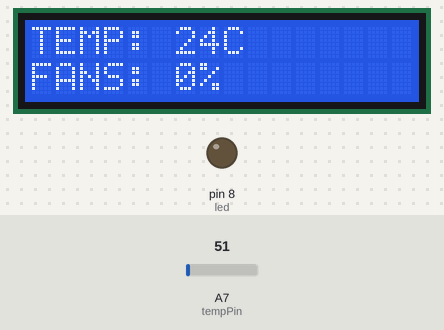
Simulated run of this sketch. Board: Arduino Nano, built with avr-gcc and run on an emulated ATmega328P. On the bench: 16×2 character LCD, output pins drawn as LEDs (lit = HIGH). The inputs (shaded band) are chosen by the test bench; at power-on: A7 (tempPin) = 51. Pins used as bus, display or sensor lines are not drawn.

Above: at 1.2 s.
1.3 s: A7 (tempPin) set to 134
At 1.7 s:
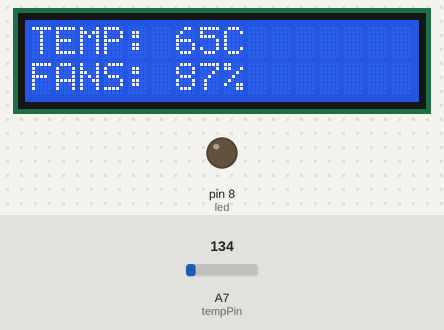
4.3 s: A7 (tempPin) set to 160
At 4.57 s:
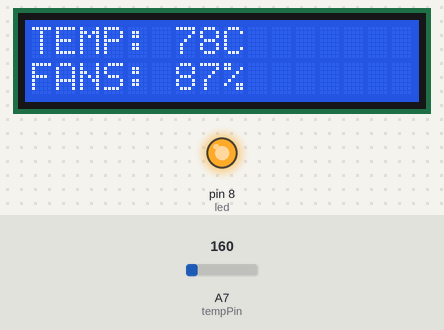
6.6 s: A7 (tempPin) set to 112
At 6.83 s:
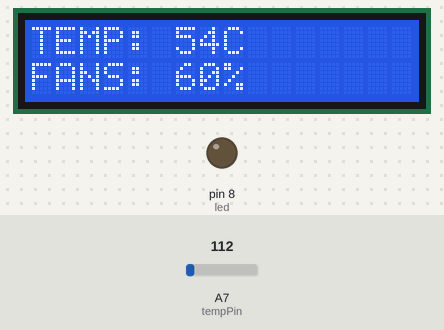
Timing chart, 0 to 9.6 s (numbered marks = the images above; inputs shaded):
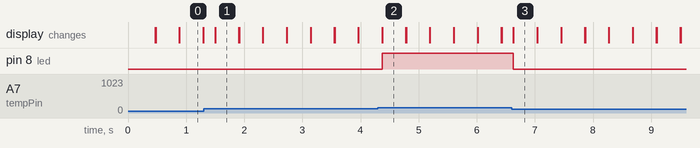

The sketch:

lm35-fan-control.ino
```cpp
#include <LiquidCrystal.h>
//source: http://www.electroschematics.com/9540/arduino-fan-speed-controlled-temperature/
LiquidCrystal lcd(7,6,5,4,3,2);
int tempPin = A7;   // the output pin of LM35
int fan = 2;       // the pin where fan is
int led = 8;        // led pin
int temp;
int tempMin = 30;   // the temperature to start the fan
int tempMax = 70;   // the maximum temperature when fan is at 100%
int fanSpeed;
int fanLCD;

void setup() {
  pinMode(fan, OUTPUT);
  pinMode(led, OUTPUT);
  pinMode(tempPin, INPUT);
  lcd.begin(16,2);
}

void loop() {
   temp = readTemp();     // get the temperature
   if(temp < tempMin) {   // if temp is lower than minimum temp
       fanSpeed = 0;      // fan is not spinning
       digitalWrite(fan, LOW);
   }
   if((temp >= tempMin) && (temp <= tempMax)) {  // if temperature is higher than minimum temp
       fanSpeed = map(temp, tempMin, tempMax, 32, 255); // the actual speed of fan
       fanLCD = map(temp, tempMin, tempMax, 0, 100);  // speed of fan to display on LCD
       analogWrite(fan, fanSpeed);  // spin the fan at the fanSpeed speed
   }

   if(temp > tempMax) {        // if temp is higher than tempMax
     digitalWrite(led, HIGH);  // turn on led
   } else {                    // else turn of led
     digitalWrite(led, LOW);
   }

   lcd.print("TEMP: ");
   lcd.print(temp);      // display the temperature
   lcd.print("C ");
   lcd.setCursor(0,1);   // move cursor to next line
   lcd.print("FANS: ");
   lcd.print(fanLCD);    // display the fan speed
   lcd.print("%");
   delay(200);
   lcd.clear();
}

int readTemp() {  // get the temperature and convert it to celsius
  temp = analogRead(tempPin);
  return temp * 0.48828125;
}
```

Measured:
- the behaviour switches between 145 and 146 on A7 (tempPin) (found by bisection; images 1 and 2)
- after the input at 1.3 s, the display: changes after 0.20 s (image 1)
- after the input at 4.3 s, pin 8 (led): LOW → HIGH after 0.07 s; the display: first differs from a run without the input after 0.07 s (image 2)
- after the input at 6.6 s, pin 8 (led): HIGH → LOW at once; the display: changes at once (image 3)
- what the display in image 0 shows lasts 0.4 s, from 0.9 s to 1.3 s
